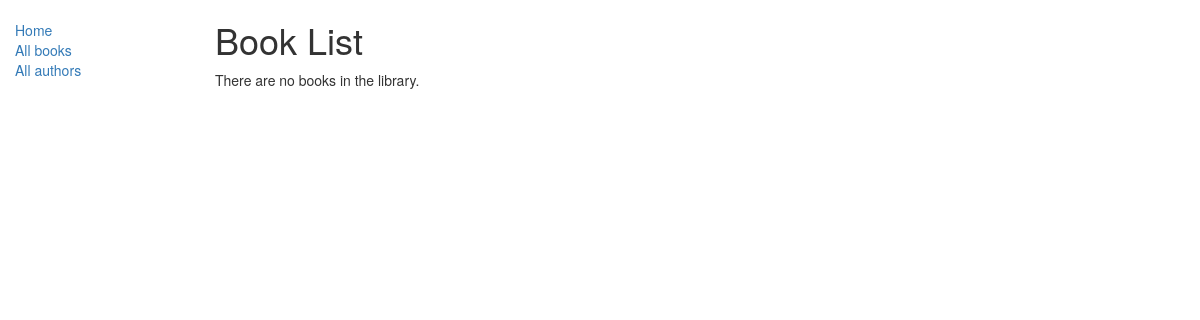
Before: /catalog/books/ with the older database file.
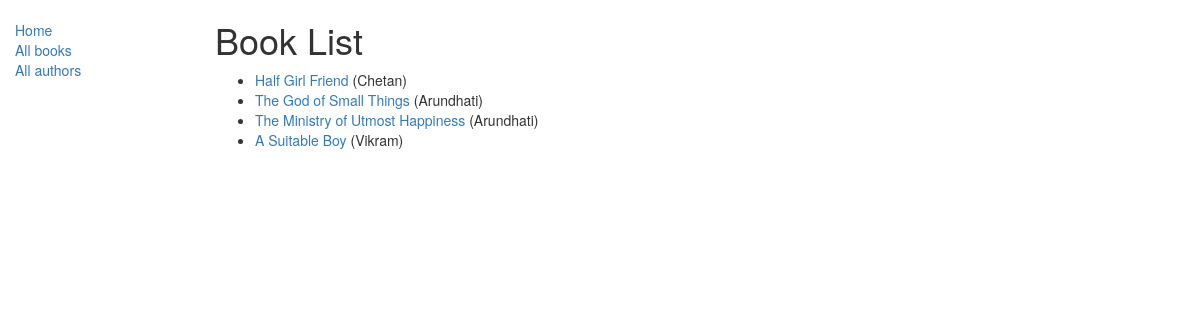
After: the same page with the newer database file.
### catalog/models.py (models this page shows, shortened)
class Book(models.Model):
    title = models.CharField(max_length=200)
    author = models.ForeignKey('Author', on_delete=models.SET_NULL, null=True)
    summary = models.TextField(max_length=1000, help_text="Enter a brief description of the book")
    isbn = models.CharField('ISBN',max_length=13, help_text='13 Character <a href="https://www.isbn-international.org/content/what-isbn">ISBN number</a>')
    genre = models.ManyToManyField(Genre, help_text="Select a genre for this book")
    language = models.ForeignKey('Language', on_delete=models.SET_NULL, null=True)
    def get_absolute_url(self):
        return reverse('book-detail', args=[str(self.id)])

class Author(models.Model):
    first_name = models.CharField(max_length=100)
    last_name = models.CharField(max_length=100)
    date_of_birth = models.DateField(null=True, blank=True)
    date_of_death = models.DateField('died', null=True, blank=True)
    def __str__(self):
        return '%s' % (self.first_name)

### catalog/views.py (the view)
class BookListView(generic.ListView):
    model = Book
    paginate_by = 10

### catalog/templates/catalog/book_list.html
{% extends "base_generic.html" %}
{% block content %}
    <h1>Book List</h1>
    {% if book_list %}
    <ul>
      {% for book in book_list %}
      <li>
        <a href="{{ book.get_absolute_url }}">{{ book.title }}</a> ({{book.author}})
      </li>
      {% endfor %}
    </ul>
    {% else %}
      <p>There are no books in the library.</p>
    {% endif %}
{% endblock %}

### catalog/templates/base_generic.html (shortened to what this page needs)
<!DOCTYPE html>
<html lang="en">
<head>
  <link rel="stylesheet" href="https://maxcdn.bootstrapcdn.com/bootstrap/3.3.7/css/bootstrap.min.css">
  {% load static %}
  <link rel="stylesheet" href="{% static 'css/styles.css' %}">
</head>
<body>
  <div class="container-fluid">
    <div class="row">
      <div class="col-sm-2">
      {% block sidebar %}
      <ul class="sidebar-nav">
          <li><a href="{% url 'index' %}">Home</a></li>
          <li><a href="{% url 'books' %}">All books</a></li>
          <li><a href="{% url 'authors' %}">All authors</a></li>
      </ul>
     {% endblock %}
      </div>
      <div class="col-sm-10 ">
      {% block content %}{% endblock %}
      </div>
    </div>
  </div>
</body>
</html>

### catalog/static/css/styles.css (style rules this page uses)
.sidebar-nav { margin-top: 20px; padding: 0; list-style: none; }

Changed rows visible on the page:
added Book: title "Half Girl Friend", author "Chetan"
added Book: title "The God of Small Things", author "Arundhati"
added Book: title "The Ministry of Utmost Happiness", author "Arundhati"
added Book: title "A Suitable Boy", author "Vikram"
Other visible differences:
text no longer shown: "There are no books in the library."
